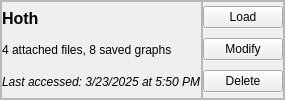
                         <widget class="QFrame" name="example_loadfile_container_5">
                          <property name="frameShape">
                           <enum>QFrame::StyledPanel</enum>
                          </property>
                          <property name="frameShadow">
                           <enum>QFrame::Raised</enum>
                          </property>
                          <layout class="QHBoxLayout" name="horizontalLayout_36">
                           <property name="spacing">
                            <number>0</number>
                           </property>
                           <property name="leftMargin">
                            <number>0</number>
                           </property>
                           <property name="topMargin">
                            <number>0</number>
                           </property>
                           <property name="rightMargin">
                            <number>0</number>
                           </property>
                           <property name="bottomMargin">
                            <number>0</number>
                           </property>
                           <item>
                            <widget class="QFrame" name="example_loadfile_info_15">
                             <property name="sizePolicy">
                              <sizepolicy hsizetype="Expanding" vsizetype="Preferred">
                               <horstretch>0</horstretch>
                               <verstretch>0</verstretch>
                              </sizepolicy>
                             </property>
                             <property name="frameShape">
                              <enum>QFrame::StyledPanel</enum>
                             </property>
                             <property name="frameShadow">
                              <enum>QFrame::Raised</enum>
                             </property>
                             <layout class="QVBoxLayout" name="verticalLayout_47">
                              <property name="spacing">
                               <number>0</number>
                              </property>
                              <property name="leftMargin">
                               <number>0</number>
                              </property>
                              <property name="topMargin">
                               <number>0</number>
                              </property>
                              <property name="rightMargin">
                               <number>0</number>
                              </property>
                              <property name="bottomMargin">
                               <number>0</number>
                              </property>
                              <item>
                               <widget class="QLabel" name="label_68">
                                <property name="font">
                                 <font>
                                  <pointsize>12</pointsize>
                                  <bold>true</bold>
                                 </font>
                                </property>
                                <property name="text">
                                 <string>Hoth</string>
                                </property>
                               </widget>
                              </item>
                              <item>
                               <widget class="QLabel" name="label_69">
                                <property name="text">
                                 <string>4 attached files, 8 saved graphs</string>
                                </property>
                               </widget>
                              </item>
                              <item>
                               <widget class="QLabel" name="label_70">
                                <property name="font">
                                 <font>
                                  <italic>true</italic>
                                 </font>
                                </property>
                                <property name="text">
                                 <string>Last accessed: 3/23/2025 at 5:50 PM</string>
                                </property>
                               </widget>
                              </item>
                             </layout>
                            </widget>
                           </item>
                           <item>
                            <widget class="QFrame" name="example_loadfile_buttons_15">
                             <property name="frameShape">
                              <enum>QFrame::StyledPanel</enum>
                             </property>
                             <property name="frameShadow">
                              <enum>QFrame::Raised</enum>
                             </property>
                             <layout class="QVBoxLayout" name="verticalLayout_48">
                              <property name="spacing">
                               <number>6</number>
                              </property>
                              <property name="leftMargin">
                               <number>0</number>
                              </property>
                              <property name="topMargin">
                               <number>0</number>
                              </property>
                              <property name="rightMargin">
                               <number>0</number>
                              </property>
                              <property name="bottomMargin">
                               <number>0</number>
                              </property>
                              <item>
                               <widget class="QPushButton" name="pushButton_47">
                                <property name="text">
                                 <string>Load</string>
                                </property>
                               </widget>
                              </item>
                              <item>
                               <widget class="QPushButton" name="pushButton_48">
                                <property name="text">
                                 <string>Modify</string>
                                </property>
                               </widget>
                              </item>
                              <item>
                               <widget class="QPushButton" name="pushButton_49">
                                <property name="text">
                                 <string>Delete</string>
                                </property>
                               </widget>
                              </item>
                             </layout>
                            </widget>
                           </item>
                          </layout>
                         </widget>
